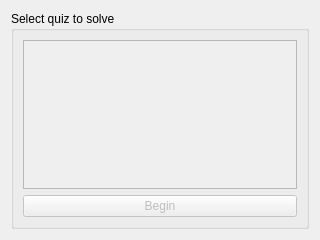
<?xml version="1.0" encoding="UTF-8"?>
<ui version="4.0">
 <class>SelectQuizWindow</class>
 <widget class="QWidget" name="SelectQuizWindow">
  <property name="geometry">
   <rect>
    <x>0</x>
    <y>0</y>
    <width>320</width>
    <height>240</height>
   </rect>
  </property>
  <property name="windowTitle">
   <string>Select Quiz</string>
  </property>
  <layout class="QVBoxLayout" name="verticalLayout">
   <item>
    <widget class="QGroupBox" name="groupBox">
     <property name="sizePolicy">
      <sizepolicy hsizetype="Expanding" vsizetype="Expanding">
       <horstretch>0</horstretch>
       <verstretch>1</verstretch>
      </sizepolicy>
     </property>
     <property name="title">
      <string>Select quiz to solve</string>
     </property>
     <layout class="QVBoxLayout" name="verticalLayout_2">
      <item>
       <widget class="QListWidget" name="SelectQuizBox">
        <property name="enabled">
         <bool>false</bool>
        </property>
        <property name="sizePolicy">
         <sizepolicy hsizetype="Expanding" vsizetype="Expanding">
          <horstretch>1</horstretch>
          <verstretch>1</verstretch>
         </sizepolicy>
        </property>
       </widget>
      </item>
      <item>
       <widget class="QPushButton" name="BeginQuizButton">
        <property name="enabled">
         <bool>false</bool>
        </property>
        <property name="text">
         <string>Begin</string>
        </property>
       </widget>
      </item>
     </layout>
    </widget>
   </item>
  </layout>
 </widget>
 <resources/>
 <connections/>
</ui>
